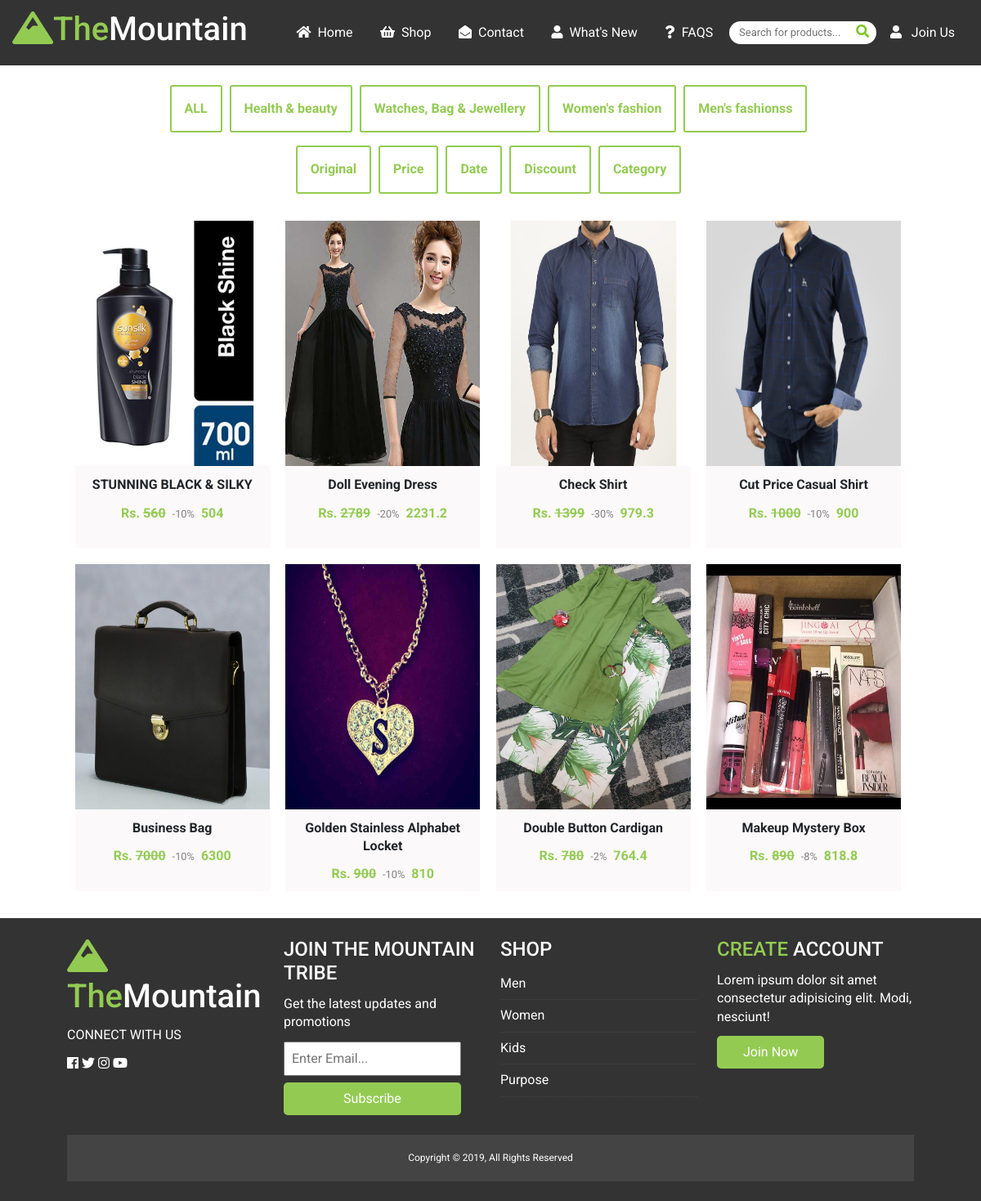
/index.php/pages/shop, run on the app's committed database.
### tables this page shows
CREATE TABLE `categories` (
  `cat_id` int(11) NOT NULL,
  `cat_name` varchar(255) NOT NULL,
  `cat_class` varchar(255) NOT NULL,
  `uploaded_at` datetime NOT NULL DEFAULT current_timestamp()
);

CREATE TABLE `products` (
  `id` int(11) NOT NULL,
  `product_description` varchar(255) NOT NULL,
  `product_cat` int(11) NOT NULL,
  `product_price` float NOT NULL,
  `product_image` text NOT NULL,
  `brand` varchar(50) NOT NULL,
  `discount` int(11) NOT NULL,
  `quantity` int(11) NOT NULL,
  `product_desc_detailed` text NOT NULL,
  `created_at` datetime NOT NULL DEFAULT current_timestamp()
);

### application/controllers/Pages.php (called while the page is built, shortened)
<?php
class Pages extends CI_Controller{
    public function __construct(){
        $this->load->model('category');
        $this->load->model('product');
        $this->load->model('faq');
        $this->load->model('slide');
    }
    public function shop(){
        $data = [
            'categories' => $this->category->get_categories(),
            'products' => $this->product->get_products(),
        ];
        $this->load->view('pages/shop', $data);
    }
}
?>

### index.php (called while the page is built, shortened)
<?php
require_once BASEPATH.'core/CodeIgniter.php';

### application/models/Category.php (called while the page is built, shortened)
<?php
    class Category extends CI_Model {
        public function get_categories(){
            return $this->db->get('categories')->result_array();
        }
    }
?>

### application/models/Product.php (called while the page is built, shortened)
<?php
    class Product extends CI_Model {
        public function get_products(){
            $this->db->select('*');
            $this->db->from('products as p');
            $this->db->join('categories as c', 'p.product_cat = c.cat_id AND quantity != 0');
           return $this->db->get()->result_array();
        }
    }
?>

### application/views/pages/shop.php (the view, shortened to what this page needs)
<?php require APPPATH.'views/inc/header.php' ; ?>
<?php require APPPATH.'views/inc/navbar.php' ; ?>
<section class="m-4">
   <div class="container">
      <div class="filter">
         <center>
            <ul id="filters">
            <a href="#" data-filter="*" class="current cat-btn outline-primary">ALL</a>
            <?php foreach ($categories as $category): ?>
                    <a class="cat-btn outline-primary" href="#" data-filter=".<?php echo $category['cat_class']; ?>">
                        <?php echo ucfirst($category['cat_name']); ?>
                    </a>
            <?php endforeach; ?>
            </ul>
          </center>
        </div>
        <div id="sorts" class="button-group">
             <center>
                <button class="cat-btn is-checked" data-sort-by="original-order">Original</button>
                <button class="cat-btn" data-sort-by="price">Price</button>
                <button class="cat-btn" data-sort-by="date">Date</button>
                <button class="cat-btn" data-sort-by="discount">Discount</button>
                <button class="cat-btn" data-sort-by="category">Category</button>
            </center>
        </div>
        <div class="items mt-4">
              <?php foreach ($products as $product): ?>
                    <div class="item <?php echo $product['cat_class']; ?>" data-category="<?php echo $product['cat_class']; ?>">
                       <div onclick=window.location.href='<?php echo base_url().'products/show/'.$product['id']; ?>'>
                            <div class="item-image">
                                <img src="<?php echo base_url().$product['product_image']; ?>" alt="">
                            </div>
                            <div class="item-description">
                                <p><?php echo ucfirst($product['product_description']); ?></p>
                                <?php if($product['discount'] != 0): ?>
                                    <span class="price">Rs. <del> <?php echo($product['product_price']); ?></del></span>
                                    <small class='gray-text'>-<?php echo $product['discount']; ?>% </small>
                                    <span class="price"><?php echo($product['product_price'] - $product['product_price']* ($product['discount']/100)); ?></span>
                                <?php else: ?>
                                    <span class="price">Rs. <?php echo($product['product_price']); ?></span>
                                <?php endif; ?>
                            </div>
                       </div>
                        <div class="icons">
						</div>
                    </div>
                <?php endforeach; ?>
         </div>
    </div>
</section>
<?php require APPPATH.'views/inc/main-footer.php' ; ?>
<?php require APPPATH.'views/inc/footer.php' ; ?>

### assets/css/style.css (style rules this page uses)
* { box-sizing: border-box; margin:0; padding: 0; }
a { text-decoration: none !important; }
p { margin: 0.75rem 0; }
.gray-text { color: #838080; display: inline-block; margin: 0 4px; }
.container { max-width: 1100px; margin: auto; padding: 0 2rem; overflow: hidden; }
.cat-btn { display: inline-block; padding: 1rem; border: 2px solid #93cb52; border-radius: 3px; color: #93cb52; background: #fff !important; margin-right: 5px; font-weight: bold; cursor: pointer; transition: all 0.2s ease; }
.items { display: flex; flex-wrap: wrap; }
.item { width: 23%; margin: 0.6rem; height: 400px; background: rgb(251, 249, 249); text-align: center; font-weight: bold; cursor: pointer; position: relative; display: block; overflow: hidden; }
.item .icons { position: absolute; width: 90px; height: 40px; left: 50%; top: 50%; margin: -20px auto 0 -47px; text-align: center; z-index: 999; }
.price { color: #93cb52; }
.item .item-image img { width: 100%; height: 300px; }

### data on the page
categories: cat_name "Health & beauty"
categories: cat_name "Watches, Bag & Jewellery"
categories: cat_name "Women's fashion"
categories: cat_name "Men's fashionss"
products: product_image (picture), product_description "STUNNING BLACK & SILKY", product_price "560", discount "10", product_price+discount "504"
products: product_image (picture), product_description "Doll Evening Dress", product_price "2789", discount "20", product_price+discount "2231.2"
products: product_image (picture), product_description "Check Shirt", product_price "1399", discount "30", product_price+discount "979.3"
products: product_image (picture), product_description "Cut Price Casual Shirt", product_price "1000", discount "10", product_price+discount "900"
products: product_image (picture), product_description "Business Bag", product_price "7000", discount "10", product_price+discount "6300"
products: product_image (picture), product_description "Golden Stainless Alphabet Locket", product_price "900", discount "10", product_price+discount "810"
products: product_image (picture), product_description "Double Button Cardigan", product_price "780", discount "2", product_price+discount "764.4"
products: product_image (picture), product_description "Makeup Mystery Box", product_price "890", discount "8", product_price+discount "818.8"
